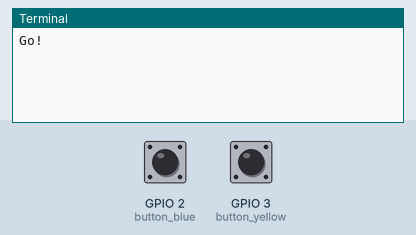
Simulated run of this program. Board: Raspberry Pi (BCM pin numbers). Parts: the last lines printed to the terminal. Inputs (shaded band) come from the test bench; at power-on: GPIO 2 (button_blue) HIGH, GPIO 3 (button_yellow) HIGH.

Above: at 1.2 s.
1.3 s: GPIO 2 (button_blue) pulled LOW for 0.15 s
At 2.2 s:
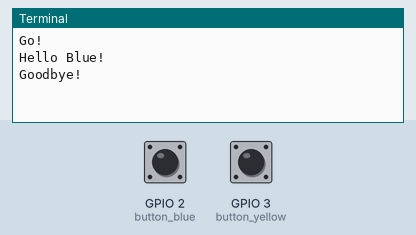
2.9 s: GPIO 3 (button_yellow) pulled LOW for 0.15 s
At 3.03 s:
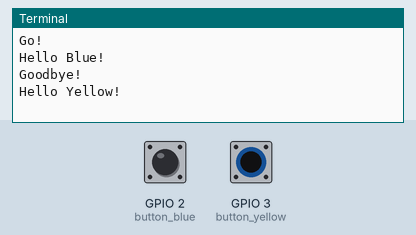

The program:

button_test_gpiozero.py
```python
from gpiozero import Button
from signal import pause

def say_hello_blue():
    print("Hello Blue!")

def say_hello_yellow():
    print("Hello Yellow!")

def say_goodbye():
    print("Goodbye!")

button_blue = Button(2, pull_up=True )
button_yellow = Button(3, pull_up=True )

button_blue.when_pressed = say_hello_blue
button_blue.when_released = say_goodbye

button_yellow.when_pressed = say_hello_yellow
button_yellow.when_released = say_goodbye

print("Go!")
pause()
```

Measured:
- after the input at 1.3 s, the terminal: prints a new line at once (image 1)
- after the input at 2.9 s, the terminal: prints a new line at once (image 2)
